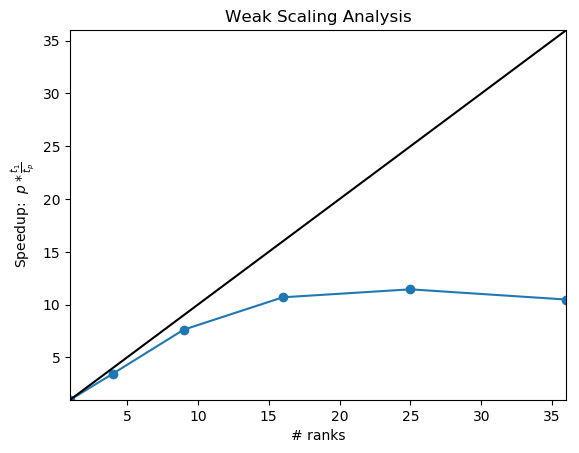

Reproduce this figure in Python.
import matplotlib.pyplot as plt
import numpy as np

ranks = np.array([1, 4, 9, 16, 25, 36])
times = np.array([1.839, 2.125, 2.169, 2.750, 4.014, 6.313])
serial = times[0]

plt.plot(ranks, ranks * serial / times, 'o-')
plt.plot([1, 36], [1, 36], 'k-')
plt.xlim(left=1, right=36)
plt.ylim(bottom=1, top=36)
plt.xlabel('# ranks')
plt.ylabel(r'Speedup:  $p*\frac{t_1}{t_p}$')
plt.title('Weak Scaling Analysis')
plt.savefig('scaling.png', bbox_inches='tight')
